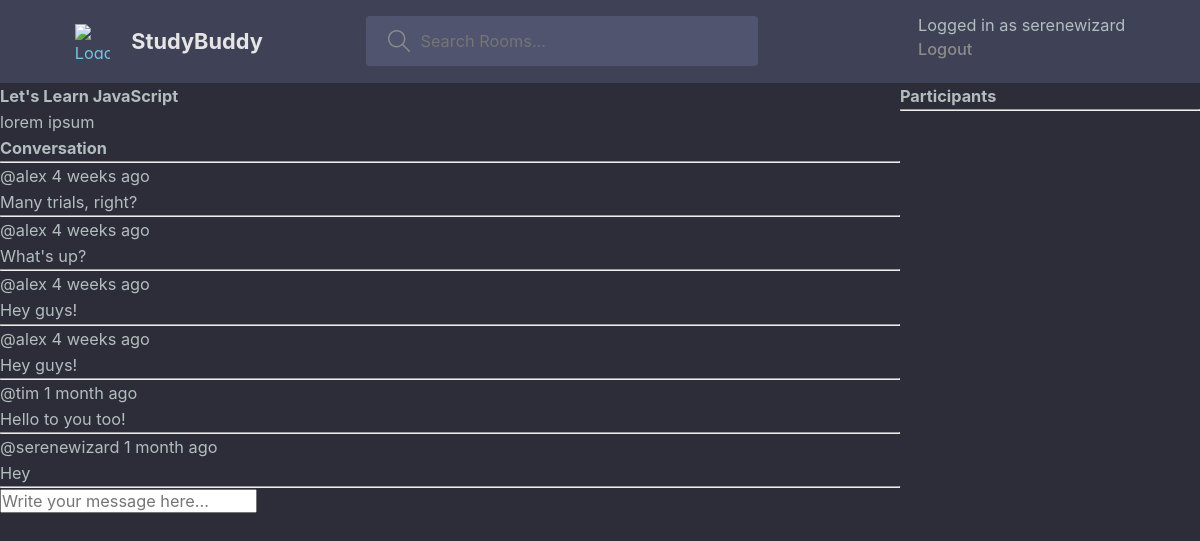
Screenshot of /room/1/ (signed in) with the database file from the repository.
### base/models.py (models this page shows, shortened)
class Room(models.Model):
    host = models.ForeignKey(User, null=True, on_delete=models.SET_NULL)
    topic = models.ForeignKey(Topic, null=True, on_delete=models.SET_NULL)
    name = models.CharField(max_length=200)
    description = models.TextField(null=True, blank=True)
    participants = models.ManyToManyField(
        User, related_name='participants', blank=True)
    updated = models.DateTimeField(auto_now=True)
    created = models.DateTimeField(auto_now_add=True)
    class Meta:
        ordering = ['-updated', '-created']

class Message(models.Model):
    user = models.ForeignKey(User, on_delete=models.CASCADE)
    room = models.ForeignKey(Room, on_delete=models.CASCADE)
    body = models.TextField()
    updated = models.DateTimeField(auto_now=True)
    created = models.DateTimeField(auto_now_add=True)
    def __str__(self) -> str:
        return self.body[0:50]

### base/views.py (the view, shortened to what this page needs)
# urls.py: path('room/<str:pk>/', views.room, name='room'),
def room(request, pk):
    room = Room.objects.get(id=pk)
    room_messages = room.message_set.all().order_by('-created')
    context = {'room': room, 'room_messages': room_messages}
    return render(request, 'base/room.html', context)

### base/templates/base/room.html (shortened to what this page needs)
{% extends 'main.html' %}
{% block content %}
<div class="room-container">
    <div>
        <h1>{{room.name}}</h1>
        <p> {{room.description}} </p>
        <div class="comment-wrapper">
            <h3>Conversation</h3>
            <hr>
            {% for message in room_messages %}
                <div>
                    <small>@{{message.user}} {{message.created| timesince}} ago</small>
                    <p>{{ message }}</p>
                    <hr>
                </div>
            {% endfor %}
        </div>
        {% if request.user.is_authenticated %}
            <div class="comment-form">
                <form action="" method="post">
                    <input type="text" name="body" placeholder="Write your message here..." />
                </form>
            </div>
        {% endif %}
    </div>
    <div>
        <h3>Participants</h3>
        <hr>
    </div>
</div>
{% endblock content %}

### templates/navbar.html (shortened to what this page needs)
{% load static %}
<header class="header header--loggedIn">
    <div class="container">
        <a href="{% url 'home' %}" class="header__logo">
            <img src="" alt="Logo" />
            <h1> StudyBuddy </h1>
        </a>
        <form class="header__search" action="{%url 'home' %}" method="GET">
            <label>
                <input type="text" name="q" placeholder='Search Rooms...' />
            </label>
        </form>
        <nav class="header__menu">
            {% if request.user.is_authenticated %}
            <p> Logged in as {{request.user}} </p>
            <a href="{% url 'logout' %}">Logout</a>
            {% else %}
            <a href="{% url 'login' %}">
                <img src="" alt="AVATAR">
                <p>Login</p>
            </a>
            {% endif %}
        </nav>
    </div>
</header>

### static/styles/main.css (style rules this page uses)
:root { --color-main: #71c6dd; --color-main-light: #e1f6fb; --color-dark: #3f4156; --color-dark-medium: #51546e; --color-dark-light: #696d97; --color-light: #e5e5e5; --color-gray: #8b8b8b; --color-light-gray: #b2bdbd; --color-bg: #2d2d39; --color-success: #5dd693; --color-error: #fc4b0b; }
* { font-family: "DM Sans", -apple-system, BlinkMacSystemFont, "Segoe UI", Roboto, Oxygen, Ubuntu, Cantarell, "Open Sans", "Helvetica Neue", sans-serif; margin: 0; padding: 0; box-sizing: border-box; text-rendering: optimizeLegibility; font-size: inherit; }
html { font-size: 56.25%; }
@media only screen and (min-width: 1200px) { html { font-size: 68%; } }
body { line-height: 1.6; font-weight: 400; font-size: 1.5rem; color: var(--color-light-gray); background-color: var(--color-bg); min-height: 100vh; }
img { width: 100%; }
a { display: inline-block; color: var(--color-main); text-decoration: none; }
.container { max-width: 120rem; width: 90%; margin: auto; }
.header { padding: 1.5rem; background-color: var(--color-dark); }
.header > .container { display: flex; gap: 9.5rem; }
.header__logo, .header__user { display: flex; gap: 2rem; align-items: center; }
.header__logo > img { height: 3.2rem; width: 3.2rem; }
.header__logo > h1 { font-weight: 700; font-size: 2rem; color: var(--color-light); }
.header__search > label { background-color: var(--color-dark-medium); padding: 1.3rem 1rem; display: flex; align-items: center; gap: 1rem; border-radius: 4px; }
.header__search svg { fill: var(--color-gray); width: 2rem; height: 2rem; margin-left: 1rem; }
.header__search input { width: 30rem; background: transparent; border: none; outline: none; color: var(--color-light); }
.header__menu { margin-left: auto; position: relative; }
.header__menu a { display: flex; gap: 1.5rem; align-items: center; font-weight: 500; text-decoration: none; color: var(--color-gray); }
.header__menu p { line-height: 1.2; }

### base/templates/base/room.html (style rules this page uses)
.room-container { display: grid; grid-template-columns: 3fr 1fr; }

### rows the page displays
Room: name "Let's Learn JavaScript", description "lorem ipsum"
Message: user "alex", created "4 weeks", body "Many trials, right?"
Message: user "alex", created "4 weeks", body "What's up?"
Message: user "alex", created "4 weeks", body "Hey guys!"
Message: user "alex", created "4 weeks", body "Hey guys!"
Message: user "tim", created "1 month", body "Hello to you too!"
Message: user "serenewizard", created "1 month", body "Hey"

### other values shown
{{ request.user }} "serenewizard"
